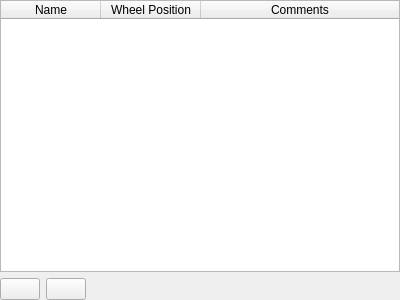
<?xml version="1.0" encoding="UTF-8"?>
<ui version="4.0">
 <class>FiltersFrame</class>
 <widget class="QFrame" name="FiltersFrame">
  <property name="geometry">
   <rect>
    <x>0</x>
    <y>0</y>
    <width>400</width>
    <height>300</height>
   </rect>
  </property>
  <property name="windowTitle">
   <string>Frame</string>
  </property>
  <layout class="QVBoxLayout" name="verticalLayout">
   <property name="leftMargin">
    <number>0</number>
   </property>
   <property name="topMargin">
    <number>0</number>
   </property>
   <property name="rightMargin">
    <number>0</number>
   </property>
   <property name="bottomMargin">
    <number>0</number>
   </property>
   <item>
    <widget class="QTableWidget" name="table">
     <property name="sortingEnabled">
      <bool>false</bool>
     </property>
     <attribute name="horizontalHeaderStretchLastSection">
      <bool>true</bool>
     </attribute>
     <column>
      <property name="text">
       <string>Name</string>
      </property>
      <property name="toolTip">
       <string>The name of the filter</string>
      </property>
     </column>
     <column>
      <property name="text">
       <string>Wheel Position</string>
      </property>
      <property name="toolTip">
       <string>The position the filter lies in the filter wheel</string>
      </property>
     </column>
     <column>
      <property name="text">
       <string>Comments</string>
      </property>
     </column>
    </widget>
   </item>
   <item>
    <layout class="QHBoxLayout" name="horizontallayout_14">
     <item>
      <widget class="QPushButton" name="add_button">
       <property name="sizePolicy">
        <sizepolicy hsizetype="Fixed" vsizetype="Preferred">
         <horstretch>0</horstretch>
         <verstretch>0</verstretch>
        </sizepolicy>
       </property>
       <property name="toolTip">
        <string>Add row</string>
       </property>
       <property name="icon">
        <iconset resource="../resources/res.qrc">
         <normaloff>:/icons/ic_add_white_48px.svg</normaloff>:/icons/ic_add_white_48px.svg</iconset>
       </property>
       <property name="autoDefault">
        <bool>true</bool>
       </property>
      </widget>
     </item>
     <item>
      <widget class="QPushButton" name="remove_button">
       <property name="sizePolicy">
        <sizepolicy hsizetype="Fixed" vsizetype="Preferred">
         <horstretch>0</horstretch>
         <verstretch>0</verstretch>
        </sizepolicy>
       </property>
       <property name="toolTip">
        <string>Remove row</string>
       </property>
       <property name="icon">
        <iconset resource="../resources/res.qrc">
         <normaloff>:/icons/ic_remove_white_48px.svg</normaloff>:/icons/ic_remove_white_48px.svg</iconset>
       </property>
       <property name="autoDefault">
        <bool>true</bool>
       </property>
      </widget>
     </item>
     <item>
      <spacer name="horizontalSpacer_4">
       <property name="orientation">
        <enum>Qt::Horizontal</enum>
       </property>
       <property name="sizeHint" stdset="0">
        <size>
         <width>40</width>
         <height>20</height>
        </size>
       </property>
      </spacer>
     </item>
    </layout>
   </item>
  </layout>
 </widget>
 <resources>
  <include location="../resources/res.qrc"/>
 </resources>
 <connections/>
</ui>
